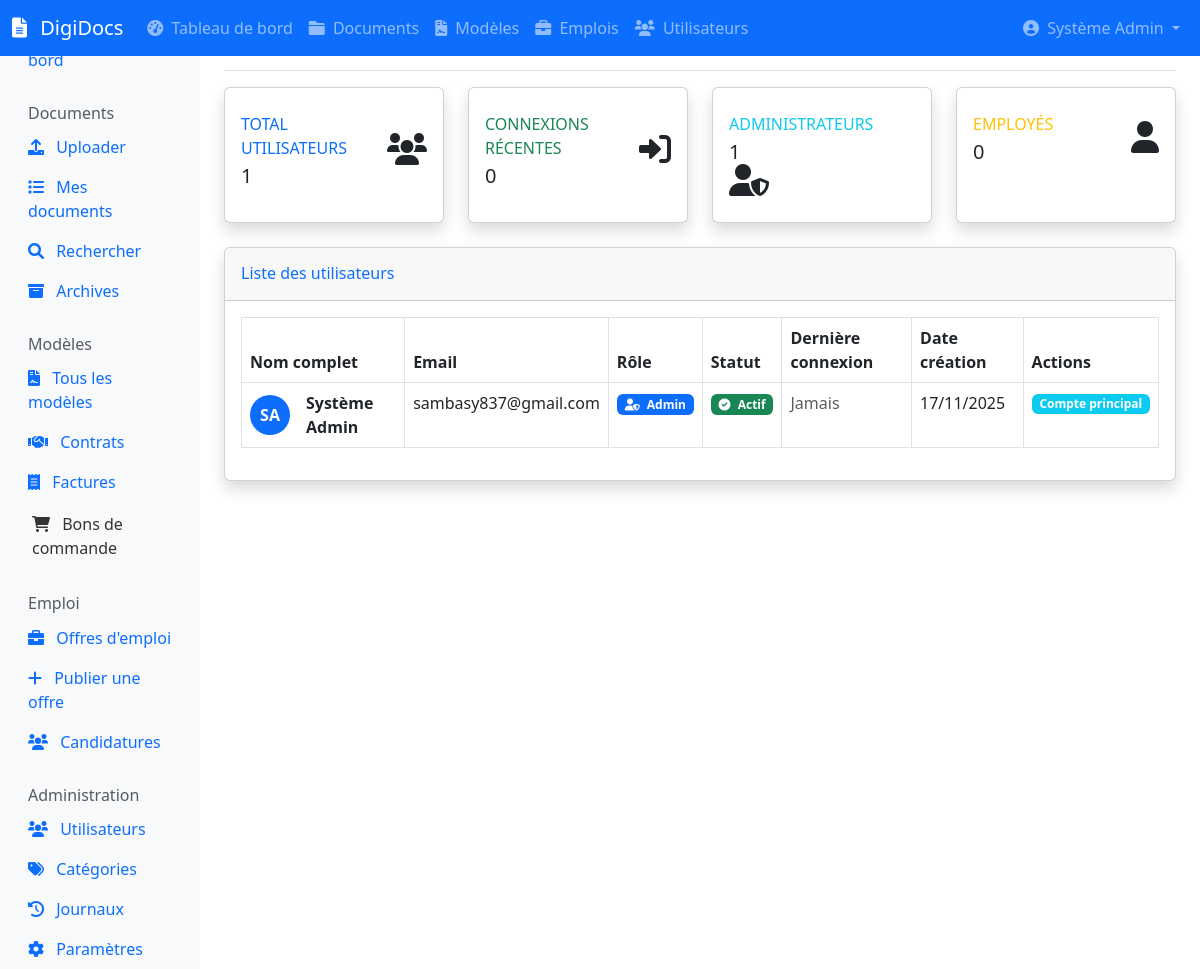
The page /admin/users.php (signed in) on the database its author committed.
### tables this page shows
CREATE TABLE users (
    id INT PRIMARY KEY AUTO_INCREMENT,
    nom VARCHAR(100) NOT NULL,
    prenom VARCHAR(100) NOT NULL,
    email VARCHAR(255) UNIQUE NOT NULL,
    password VARCHAR(255) NOT NULL,
    role ENUM('admin', 'employe') DEFAULT 'employe',
    permissions JSON DEFAULT NULL,  
    date_creation TIMESTAMP DEFAULT CURRENT_TIMESTAMP,
    derniere_connexion TIMESTAMP NULL,
    actif BOOLEAN DEFAULT TRUE
);

### config/config.php (called while the page is built, shortened)
<?php
spl_autoload_register(function ($class) {
    $paths = [
        ROOT_PATH . '/classes/',
        ROOT_PATH . '/models/',
        ROOT_PATH . '/controllers/',
        ROOT_PATH . '/config/'
    ];
    foreach ($paths as $path) {
        $file = $path . $class . '.php';
        if (file_exists($file)) {
            return;
        }
    }
});
require_once __DIR__ . '/database.php';

### classes/User.php (called while the page is built, shortened)
<?php
require_once __DIR__ . '/../config/config.php';
class User {
    private $pdo;
    public function __construct() {
        $db = new Database();
        $this->pdo = $db->getConnection();
    }
    public function getAll($filters = []) {
        try {
            $sql = "
                SELECT id, nom, prenom, email, role, date_creation, derniere_connexion, actif
                FROM users
                WHERE 1=1
            ";
            $params = [];
            $sql .= " ORDER BY nom, prenom";
            $stmt = $this->pdo->prepare($sql);
            $stmt->execute($params);
            return $stmt->fetchAll();
        } catch (Exception $e) {
            return [];
        }
    }
    public function getStatistics() {
        try {
            $stats = [];
            $stmt = $this->pdo->query("SELECT COUNT(*) as total FROM users WHERE actif = 1");
            $stats['total_users'] = $stmt->fetch()['total'];
            $stmt = $this->pdo->query("
                SELECT role, COUNT(*) as count
                FROM users
                WHERE actif = 1
                GROUP BY role
            ");
            $stats['by_role'] = $stmt->fetchAll();
            $stmt = $this->pdo->query("
                SELECT COUNT(*) as count
                FROM users
                WHERE derniere_connexion >= DATE_SUB(NOW(), INTERVAL 24 HOUR)
            ");
            $stats['recent_logins'] = $stmt->fetch()['count'];
            return $stats;
        } catch (Exception $e) {
            return [];
        }
    }
}

### config/database.php (called while the page is built, shortened)
<?php
class Database {
    private $host = 'localhost';
    private $db_name = 'u588247422_geddb';
    private $username = 'u588247422_geduser';
    private $password = 'Khombole2021';
    private $charset = 'utf8mb4';
    private $pdo;
    public function getConnection() {
        if ($this->pdo === null) {
            try {
                $dsn = "mysql:host={$this->host};dbname={$this->db_name};charset={$this->charset}";
                $options = [
                    PDO::ATTR_ERRMODE => PDO::ERRMODE_EXCEPTION,
                    PDO::ATTR_DEFAULT_FETCH_MODE => PDO::FETCH_ASSOC,
                    PDO::ATTR_EMULATE_PREPARES => false,
                    PDO::MYSQL_ATTR_INIT_COMMAND => "SET NAMES {$this->charset}"
                ];
                $this->pdo = new PDO($dsn, $this->username, $this->password, $options);
            } catch (PDOException $e) {
                throw new Exception("Erreur de connexion à la base de données : " . $e->getMessage());
            }
        }
        return $this->pdo;
    }
}

### admin/users.php (the view, shortened to what this page needs)
<?php
require_once __DIR__ . '/../config/config.php';
$user = new User();
$users = $user->getAll();
$stats = $user->getStatistics();
?>
<!DOCTYPE html>
<html lang="fr">
<head>
    <link href="https://cdn.jsdelivr.net/npm/bootstrap@5.3.0/dist/css/bootstrap.min.css" rel="stylesheet">
    <link href="https://cdnjs.cloudflare.com/ajax/libs/font-awesome/6.0.0/css/all.min.css" rel="stylesheet">
    <link href="<?= APP_URL ?>/assets/css/dashboard.css" rel="stylesheet">
</head>
<body>
    <?php include __DIR__ . '/../includes/navbar.php'; ?>
    <div class="container-fluid">
        <div class="row">
            <?php include __DIR__ . '/../includes/sidebar.php'; ?>
            <main class="col-md-9 ms-sm-auto col-lg-10 px-md-4">
                <div class="d-flex justify-content-between flex-wrap flex-md-nowrap align-items-center pt-3 pb-2 mb-3 border-bottom">
                    <h1 class="h2">
                    </h1>
                    <div class="btn-toolbar mb-2 mb-md-0">
                        <button type="button" class="btn btn-sm btn-primary" data-bs-toggle="modal" data-bs-target="#addUserModal">
                        </button>
                    </div>
                </div>
                <div class="row mb-4">
                    <div class="col-md-3">
                        <div class="card border-left-primary shadow h-100 py-2">
                            <div class="card-body">
                                <div class="row no-gutters align-items-center">
                                    <div class="col mr-2">
                                        <div class="text-xs font-weight-bold text-primary text-uppercase mb-1">
                                            Total utilisateurs
                                        </div>
                                        <div class="h5 mb-0 font-weight-bold text-gray-800">
                                            <?= $stats['total_users'] ?? 0 ?>
                                        </div>
                                    </div>
                                    <div class="col-auto">
                                        <i class="fas fa-users fa-2x text-gray-300"></i>
                                    </div>
                                </div>
                            </div>
                        </div>
                    </div>
                    <div class="col-md-3">
                        <div class="card border-left-success shadow h-100 py-2">
                            <div class="card-body">
                                <div class="row no-gutters align-items-center">
                                    <div class="col mr-2">
                                        <div class="text-xs font-weight-bold text-success text-uppercase mb-1">
                                            Connexions récentes
                                        </div>
                                        <div class="h5 mb-0 font-weight-bold text-gray-800">
                                            <?= $stats['recent_logins'] ?? 0 ?>
                                        </div>
                                    </div>
                                    <div class="col-auto">
                                        <i class="fas fa-sign-in-alt fa-2x text-gray-300"></i>
                                    </div>
                                </div>
                            </div>
                        </div>
                    </div>
                    <div class="col-md-3">
                        <div class="card border-left-info shadow h-100 py-2">
                            <div class="card-body">
                                <div class="row no-gutters align-items-center">
                                    <div class="col mr-2">
                                        <div class="text-xs font-weight-bold text-info text-uppercase mb-1">
                                            Administrateurs
                                        </div>
                                        <div class="h5 mb-0 font-weight-bold text-gray-800">
                                            <?php
                                            $admins = array_filter($stats['by_role'] ?? [], function($r) { return $r['role'] === 'admin'; });
                                            echo !empty($admins) ? $admins[0]['count'] : 0;
                                            ?>
                                        </div>
                                    </div>
                                    <div class="col-auto">
                                        <i class="fas fa-user-shield fa-2x text-gray-300"></i>
                                    </div>
                                </div>
                            </div>
                        </div>
                    </div>
                    <div class="col-md-3">
                        <div class="card border-left-warning shadow h-100 py-2">
                            <div class="card-body">
                                <div class="row no-gutters align-items-center">
                                    <div class="col mr-2">
                                        <div class="text-xs font-weight-bold text-warning text-uppercase mb-1">
                                            Employés
                                        </div>
                                        <div class="h5 mb-0 font-weight-bold text-gray-800">
                                            <?php
                                            $employes = array_filter($stats['by_role'] ?? [], function($r) { return $r['role'] === 'employe'; });
                                            echo !empty($employes) ? $employes[0]['count'] : 0;
                                            ?>
                                        </div>
                                    </div>
                                    <div class="col-auto">
                                        <i class="fas fa-user fa-2x text-gray-300"></i>
                                    </div>
                                </div>
                            </div>
                        </div>
                    </div>
                </div>
                <div class="card shadow">
                    <div class="card-header py-3">
                        <h6 class="m-0 font-weight-bold text-primary">Liste des utilisateurs</h6>
                    </div>
                    <div class="card-body">
                        <div class="table-responsive">
                            <table class="table table-bordered" id="dataTable" width="100%" cellspacing="0">
                                <thead>
                                    <tr>
                                        <th>Nom complet</th>
                                        <th>Email</th>
                                        <th>Rôle</th>
                                        <th>Statut</th>
                                        <th>Dernière connexion</th>
                                        <th>Date création</th>
                                        <th>Actions</th>
                                    </tr>
                                </thead>
                                <tbody>
                                    <?php foreach ($users as $u): ?>
                                        <tr>
                                            <td>
                                                <div class="d-flex align-items-center">
                                                    <div class="avatar me-3">
                                                        <div class="avatar-initial rounded-circle bg-<?= $u['role'] === 'admin' ? 'primary' : 'secondary' ?>">
                                                            <?= strtoupper(substr($u['prenom'], 0, 1) . substr($u['nom'], 0, 1)) ?>
                                                        </div>
                                                    </div>
                                                    <div>
                                                        <div class="fw-bold"><?= htmlspecialchars($u['prenom'] . ' ' . $u['nom']) ?></div>
                                                    </div>
                                                </div>
                                            </td>
                                            <td><?= htmlspecialchars($u['email']) ?></td>
                                            <td>
                                                <span class="badge bg-<?= $u['role'] === 'admin' ? 'primary' : 'secondary' ?>">
                                                    <i class="fas fa-<?= $u['role'] === 'admin' ? 'user-shield' : 'user' ?> me-1"></i>
                                                    <?= ucfirst($u['role']) ?>
                                                </span>
                                            </td>
                                            <td>
                                                <span class="badge bg-<?= $u['actif'] ? 'success' : 'danger' ?>">
                                                    <i class="fas fa-<?= $u['actif'] ? 'check-circle' : 'times-circle' ?> me-1"></i>
                                                    <?= $u['actif'] ? 'Actif' : 'Inactif' ?>
                                                </span>
                                            </td>
                                            <td>
                                                <?php if ($u['derniere_connexion']): ?>
                                                    <?= date('d/m/Y H:i', strtotime($u['derniere_connexion'])) ?>
                                                <?php else: ?>
                                                    <span class="text-muted">Jamais</span>
                                                <?php endif; ?>
                                            </td>
                                            <td><?= date('d/m/Y', strtotime($u['date_creation'])) ?></td>
                                            <td>
                                                <div class="btn-group btn-group-sm">
                                                    <?php if ($u['email'] !== 'sambasy837@gmail.com'): ?>
                                                        <form method="POST" class="d-inline">
                                                            <input type="hidden" name="action" value="toggle_status">
                                                            <input type="hidden" name="user_id" value="<?= $u['id'] ?>">
                                                            <button type="submit" class="btn btn-outline-<?= $u['actif'] ? 'warning' : 'success' ?>"
                                                                    title="<?= $u['actif'] ? 'Désactiver' : 'Activer' ?>">
                                                                <i class="fas fa-<?= $u['actif'] ? 'pause' : 'play' ?>"></i>
                                                            </button>
                                                        </form>
                                                        <button class="btn btn-outline-primary" title="Modifier">
                                                            <i class="fas fa-edit"></i>
                                                        </button>
                                                        <button class="btn btn-outline-danger" title="Supprimer"
                                                                onclick="deleteUser(<?= $u['id'] ?>, '<?= htmlspecialchars($u['prenom'] . ' ' . $u['nom']) ?>')">
                                                            <i class="fas fa-trash"></i>
                                                        </button>
                                                    <?php else: ?>
                                                        <span class="badge bg-info">Compte principal</span>
                                                    <?php endif; ?>
                                                </div>
                                            </td>
                                        </tr>
                                    <?php endforeach; ?>
                                </tbody>
                            </table>
                        </div>
                    </div>
                </div>
            </main>
        </div>
    </div>
</body>
</html>

### rows shown on the page
users: prenom+nom "SA", prenom+nom "Système Admin", email "sambasy837@gmail.com", role "Admin", actif 1 (drawn), shows "Jamais", date_creation "17/11/2025", shows "Compte principal"

### other values the page prints
APP_NAME "DigiDocs"
$_SESSION['user_prenom'] . ' ' . $_SESSION['user_nom'] "Système Admin"
$stats['total_users'] "1"
$stats['recent_logins'] "0"
$admins[0]['count'] "1"
